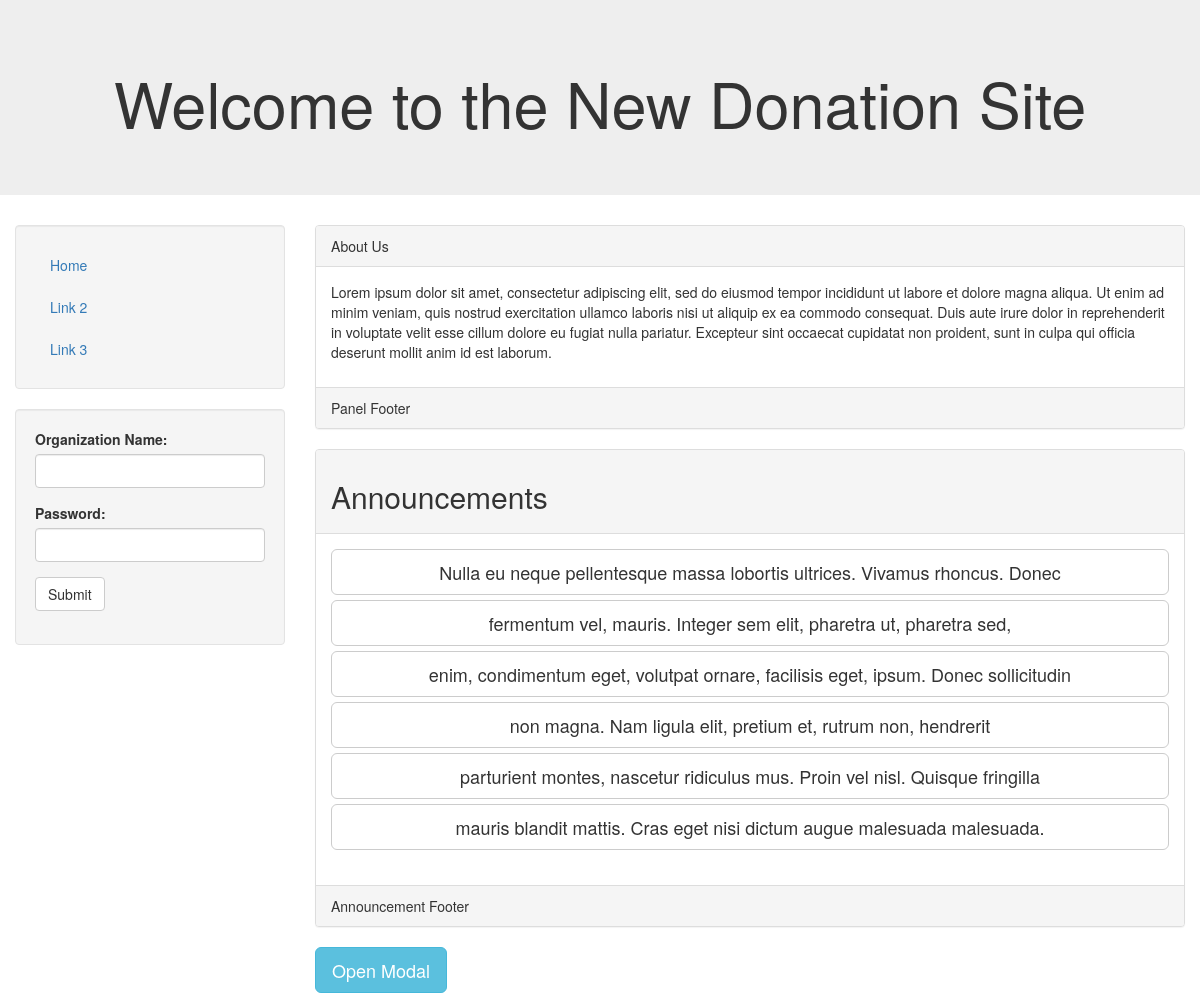
Page /public/home.php on the committed database.
### tables this page shows
CREATE TABLE  Announcements (
	AnnouncementID 		INT 				NOT NULL 		AUTO_INCREMENT,
	Title				VARCHAR(100)		NOT NULL,
	Body 	    		LONGTEXT,
	EndDT				DATETIME,
	OrgID				INT,
	ActiveIND			NVARCHAR(1),
	PRIMARY KEY (AnnouncementID)
	);

### Core/Controller/HomeController.php (called while the page is built, shortened)
<?php
$mgr = new AnnouncementManager();
$aboutUs = "Lorem ipsum dolor sit amet, consectetur adipiscing elit, sed do eiusmod tempor incididunt ut
		labore et dolore magna aliqua. Ut enim ad minim veniam, quis nostrud exercitation ullamco laboris nisi ut
		aliquip ex ea commodo consequat. Duis aute irure dolor in reprehenderit in voluptate velit esse cillum dolore eu
		fugiat nulla pariatur. Excepteur sint occaecat cupidatat non proident, sunt in culpa qui officia deserunt mollit
		anim id est laborum.";
$announcementsList = $mgr->findAllActive();

### Core/Manager/AnnouncementManager.php (called while the page is built, shortened)
<?php
class AnnouncementManager implements AppManager
{
	public function findAllActive()
	{
		$conn =	DBUtils::getConnection();
		$query = 'Select * from Announcements';
		$res = $conn->query($query);
		$announcementList = array();
		while($result = $res->fetch_assoc())
		{
			$dto = new AnnouncementDTO();
			$dto->loadDTOFromQuery($result);
			$announcementList[] = $dto;
		}
		return $announcementList;
	}
}

### Core/DTO/AnnouncementDTO.php (called while the page is built, shortened)
<?php
class AnnouncementDTO extends AbstractDTO
{
	public function loadDTOFromQuery($row)
	{
		$this->title = $row['Title'];
	}
}

### public/home.php (the view, shortened to what this page needs)
<?php
require_once '../Core/Controller/HomeController.php';
include_once '../Views/includes/header.php';
?>
			<div class="panel panel-default">
	  			<div class="panel-heading">About Us</div>
	  			<div class="panel-body">
	  			<p><?php print $aboutUs;?></p>
	  			</div>
	  			<div class="panel-footer">Panel Footer</div>
			</div>
			<div class="panel panel-default anncDiv">
	  			<div class="panel-heading"> <h2>Announcements</h2></div>
	  			<div class="panel-body">
		  			<div class="list-group">
		  				<?php foreach ($announcementsList as $item):?>
		  				<button type="button" class="btn btn-default btn-block btn-lg annBtn" data-toggle="modal" data-target="#announcementModal" width="100%;"><?php print $item->title;?></button>
					  <?php endforeach;?>
					</div>
	  			</div>
	  			<div class="panel-footer">Announcement Footer</div>
			</div>
<button type="button" class="btn btn-info btn-lg" data-toggle="modal" data-target="#myModal">Open Modal</button>
<?php include_once '../Views/includes/footer.php';?>

### Views/includes/header.php (shortened to what this page needs)
<html>
<head>
<link href="../../../Lib/BootStrap/css/bootstrap.min.css" rel="stylesheet">
	<link href="../../Lib/css/app.css" rel="stylesheet">
</head>
<body>
<div class="jumbotron" style="text-align: center;"><h1 >Welcome to the New Donation Site</h1></div>
<div class="container-fluid">
  <div class="row content">
   <div class="col-sm-3 sidenav">
   <div class="well">
		<ul class="nav nav-pills nav-stacked">
			<li role="presentaion"><a href="/public/home.php">Home</a></li>
			<li role="presentaion"><a href="#">Link 2</a></li>
			<li role="presentaion"><a href="#">Link 3</a></li>
		</ul>
	</div>
   <div class="well">
  <?php if (!$_SESSION["auth"]):?>
			<form role="form" action="/public/home.php" method="post">
				<div class="form-group">
					<label for="userName">Organization Name:</label>
					<input type="text" class="form-control" id="userName" name="userName">
				</div>
				<div class="form-group">
					<label for="password">Password:</label>
					<input type="password" class="form-control" id="password" name="passWord">
				</div>
				<button type="submit" class="btn btn-default" value="login" name="action">Submit</button>
			</form>
	<?php endif;?>
	</div>
	</div>
   <div class="col-sm-9">

### Views/includes/footer.php
</div>
</div>
</div>
</body>
</html>

### rows in the picture
announcements: Title "Nulla eu neque pellentesque massa lobortis ultrices. Vivamus rhoncus. Donec"
announcements: Title "fermentum vel, mauris. Integer sem elit, pharetra ut, pharetra sed,"
announcements: Title "enim, condimentum eget, volutpat ornare, facilisis eget, ipsum. Donec sollicitudin"
announcements: Title "non magna. Nam ligula elit, pretium et, rutrum non, hendrerit"
announcements: Title "parturient montes, nascetur ridiculus mus. Proin vel nisl. Quisque fringilla"
announcements: Title "mauris blandit mattis. Cras eget nisi dictum augue malesuada malesuada."
